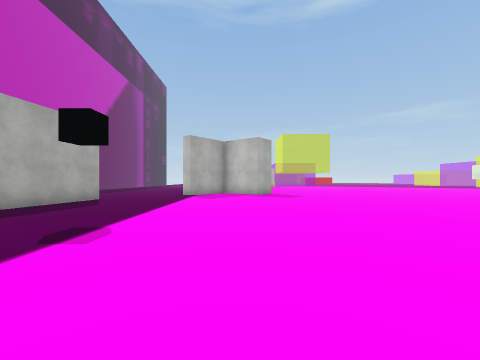
View 1 (above)

22 first-person views from a walk through a 3-D level made in the Unity game engine. The camera is 1.3 m above the floor, looks level and sees 90° across. The floor is counted in squares, 2 m on a side. Each view is taken from the middle of a square. On the plan, view 1 faces up. The plan holds only what a view shows up to about 9 squares ahead; the rest is blank. The place goes on beyond the plan. Some animated figures are left out. Some surface patterns are stand-ins.

View 2
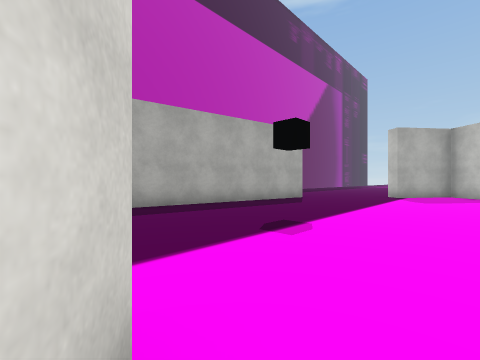

View 3
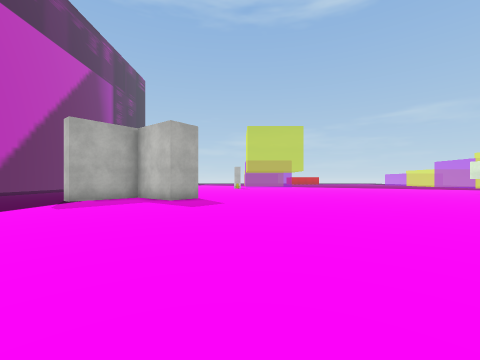

View 4
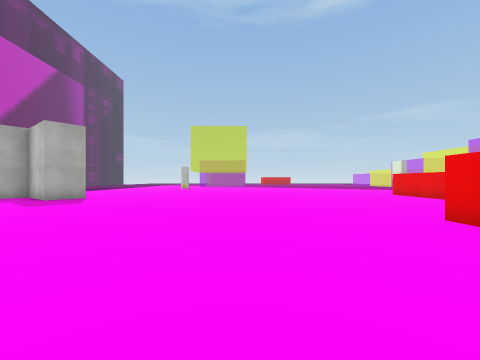

View 5
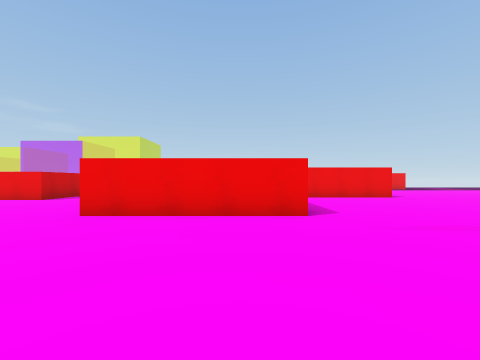

View 6
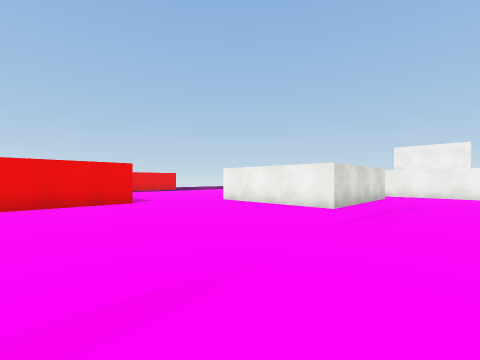

View 7
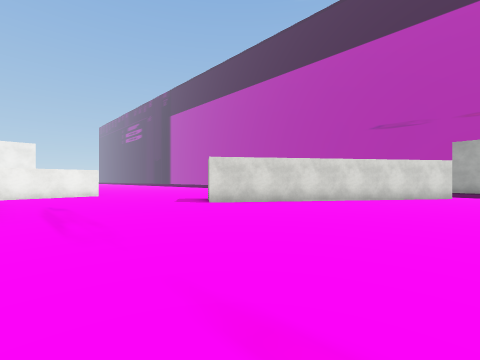

View 8
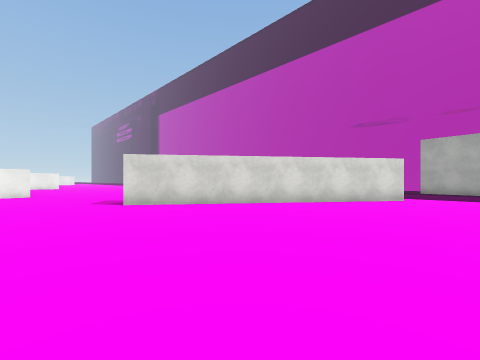

View 9
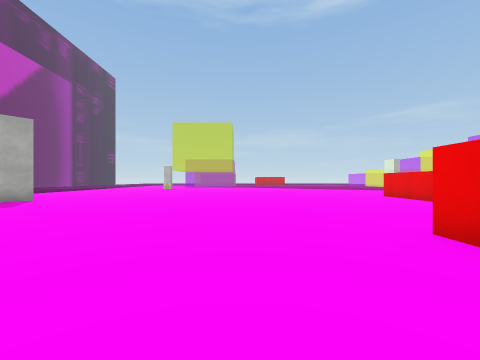

View 10
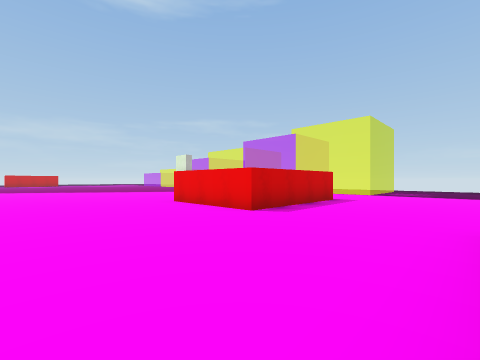

View 11
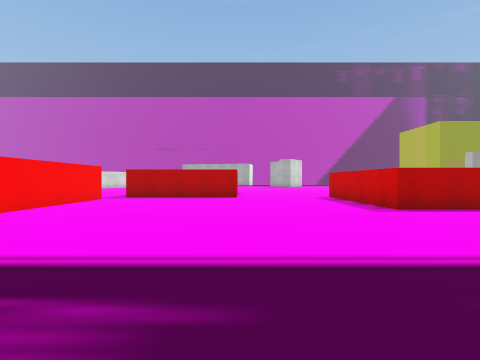

View 12
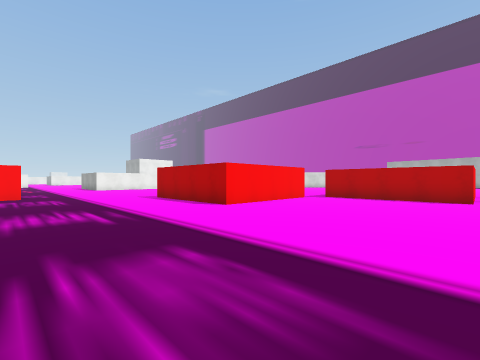

View 13
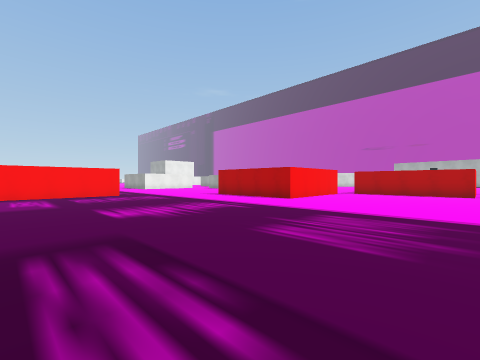

View 14
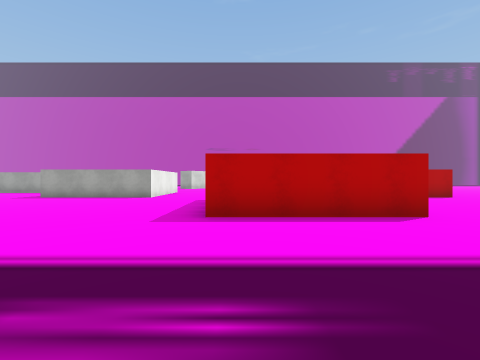

View 15
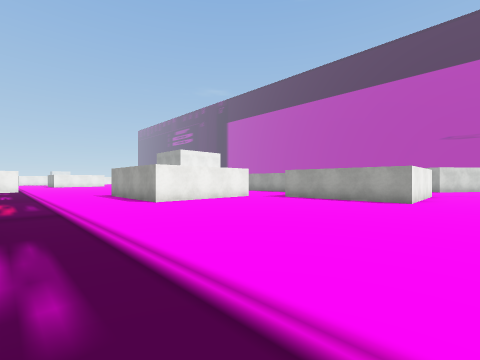

View 16
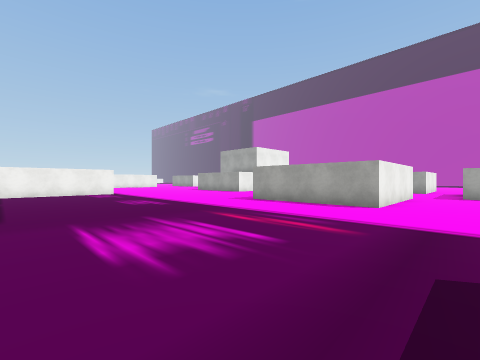

View 17
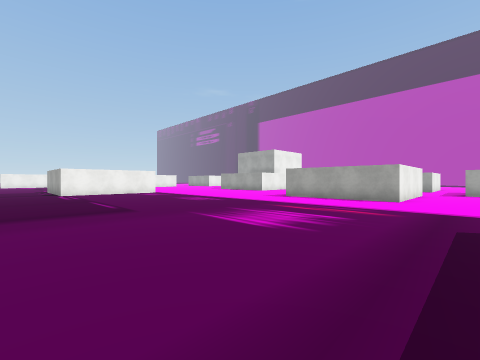

View 18
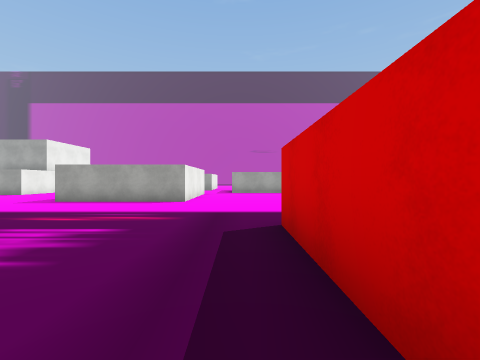

View 19
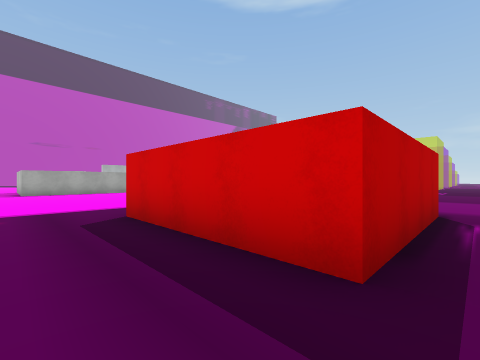

View 20
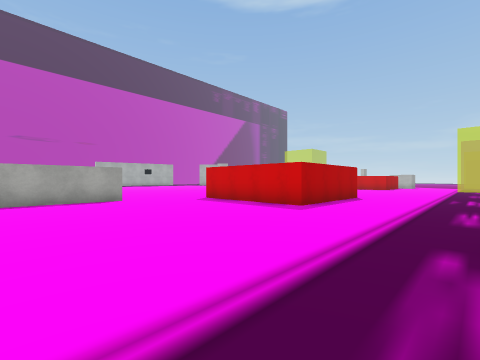

View 21
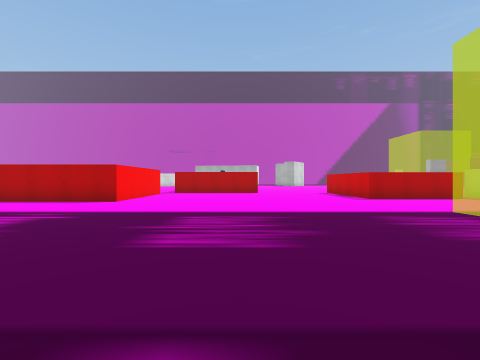

View 22
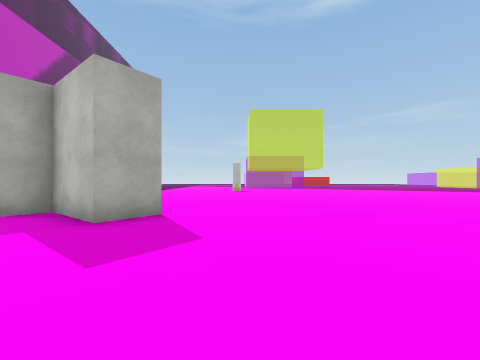

### Floor plan
Points are (right, up) in squares from view 1. A wall is a line through its corners. A room is listed if a view was taken in it or the views show most of it. See-through windows are left out.
Room 1 (views 1, 2, 3, 4, 5, 6, 7, 8, 9, 10, 22)
walls: (10.3, 2.8) (10.3, 7); (-0.9, 0.4) (5.8, -4.5) (5, -5.5); (1.6, 11.6) (0.8, 10.6) (-0.8, 11.8) (-2.1, 10.2) (-2.5, 10.5); (-4.7, 8.1) (-5.7, 2.1); (13.8, 10.4) (13.8, 13.5); (14.8, -1.6) (14.8, 1.5); (10.3, -8.5) (10.3, -4.3) (14.1, -4.3); (7.1, -9.8) (10, -9.8)
ways out: opening at (12.3, 9) to room 2; opening at (13.3, -3) to room 2; opening at (-3.5, 0.5); opening at (6.2, -7.5)
Room 2 (views 11, 12, 13, 14, 15, 16, 17, 18, 19, 20, 21)
walls: (22.5, -3.5) (26, -3.5); (26.5, -3.5) (26.5, -7.4) (22.5, -7.4); (14.8, 2.3) (18.8, 2.3) (18.8, -1.6) (14.8, -1.6); (14.1, -4.3) (14.1, -8.5); (15.8, -9.8) (18.8, -9.8) (18.8, -13.6); (15.1, -9.8) (15.6, -9.8); (13.1, 6.9) (14.1, 6.9) (14.1, 2.8); (17.8, 13.5) (17.8, 10.4) (13.8, 10.4)
ways out: opening at (12.3, 9) to room 1; opening at (13.3, -3) to room 1; opening at (14, -9)

Where each view was taken, in squares from view 1:
view 1: 0 up, 0 right, facing up
view 2: 0 up, 0 right, facing up-left
view 3: 3 up, 3 right, facing up
view 4: 3 up, 7 right, facing up
view 5: 4 up, 6 right, facing right
view 6: 1 up, 8 right, facing down-right
view 7: 1 up, 10 right, facing down-left
view 8: 2 up, 8 right, facing down-left
view 9: 4 up, 8 right, facing up
view 10: 7 up, 10 right, facing up-right
view 11: 7 up, 23 right, facing left
view 12: 7 up, 23 right, facing down-left
view 13: 7 up, 26 right, facing down-left
view 14: 1 down, 23 right, facing left
view 15: 3 down, 22 right, facing down-left
view 16: 8 down, 25 right, facing down-left
view 17: 8 down, 27 right, facing down-left
view 18: 8 down, 26 right, facing left
view 19: 9 down, 27 right, facing up-left
view 20: 7 down, 22 right, facing up-left
view 21: 6 up, 26 right, facing left
view 22: 7 up, 3 right, facing up
